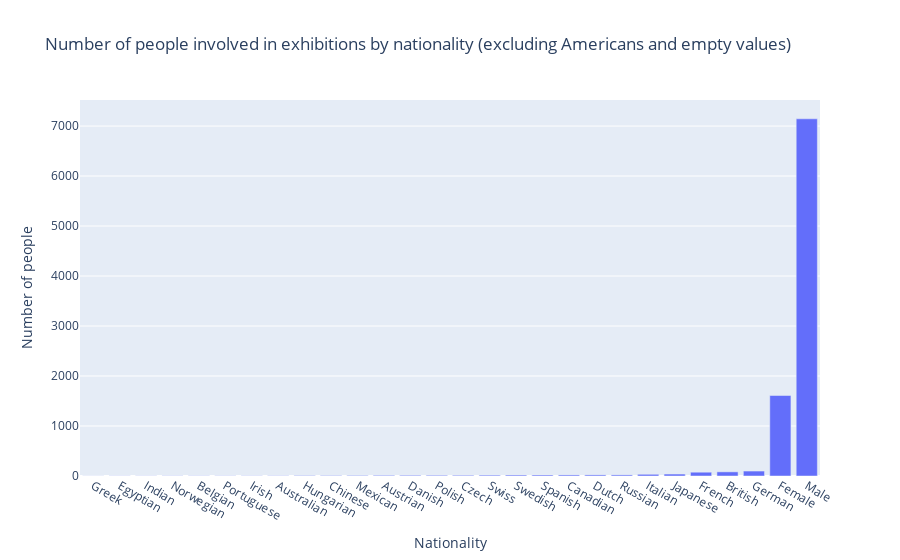

The code cell stored with this chart in its notebook:
### Code cell
x_values = number_dict.keys()
y_values = number_dict.values()

fig = px.bar(x=x_values, y=y_values, 
labels={"x": "Nationality", "y": "Number of people"},
title="Number of people involved in exhibitions by nationality (excluding Americans and empty values)"
)
fig.show()

### Figure 1 — Plotly figure (JSON) as saved in the notebook; plotly's stock layout.template omitted (floating-point values rounded to 4 significant figures)
{"data": [{"alignmentgroup": "True", "hovertemplate": "Nationality=%{x}<br>Number of people=%{y}<extra></extra>", "legendgroup": "", "marker": {"color": "#636efa", "pattern": {"shape": ""}}, "name": "", "offsetgroup": "", "orientation": "v", "showlegend": false, "textposition": "auto", "type": "bar", "x": ["Greek", "Egyptian", "Indian", "Norwegian", "Belgian", "Portuguese", "Irish", "Australian", "Hungarian", "Chinese", "Mexican", "Austrian", null, "Danish", "Polish", "Czech", "Swiss", "Swedish", "Spanish", "Canadian", "Dutch", "Russian", "Italian", "Japanese", "French", "British", "German", "Female", "Male"], "xaxis": "x", "y": [2, 3, 3, 4, 4, 4, 4, 5, 9, 9, 11, 13, 13, 14, 14, 14, 17, 19, 20, 21, 22, 22, 34, 39, 76, 83, 99, 1610, 7145], "yaxis": "y"}], "layout": {"barmode": "relative", "legend": {"tracegroupgap": 0}, "title": {"text": "Number of people involved in exhibitions by nationality (excluding Americans and empty values)"}, "xaxis": {"anchor": "y", "domain": [0, 1], "title": {"text": "Nationality"}}, "yaxis": {"anchor": "x", "domain": [0, 1], "title": {"text": "Number of people"}}}}
